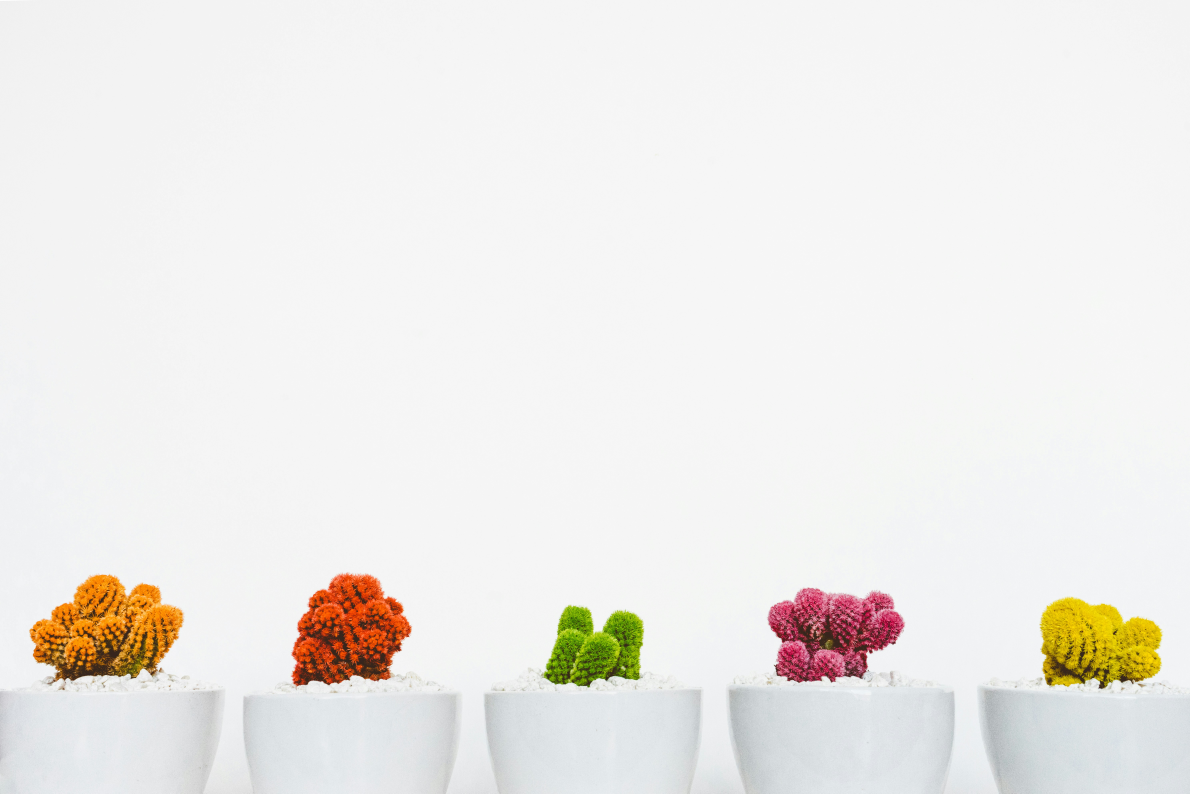
#> input picture ACT1/res/plants.jpg, 5950 x 3967 px (shown at 1/5 size)
$ jupyter execute --allow-errors HIG_T3_ACT1_Image_Segmentation.ipynb
#> lines starting #> are read from the running program, lines starting #| are printed output that depends on the picture
# HIG - Actividad 1 - Segmentación de imágenes
---

### Objetivo

- Realizar la segmentación de la imagen proporcionada en la carpeta de la actividad, de al menos dos de los cactus de diferentes colores (sólo la planta, no la maceta).

[cell 1]
from IPython import display
#> (the rest of this cell did not finish here and is left out)

- Ejemplo esperado para la planta verde:

#> (a cell that did not finish here is left out)

### Metodología

- Se puede utilizar como base el notebook visto en clase `HIG_3.3._Procesamiento_de_imágenes.ipynb`.
- No hay una solución única. Se puede realizar un análisis del método de segmentación que mejor funcione para esta imagen.
- Se recomienda hacer un pequeño análisis previo de la imagen.

### Entrega:
- Fichero .ipynb con el notebook, justificando adecuadamente cada paso seguido.
- Las entregas sólo serán validas si se realizan a través de la plataforma Studium.

### Fecha Entrega
- Convocatoria 1 - 26/01/2025, 00:00 AM CEST
- Convocatoria 2 - 30/01/2025, 00:00 AM CEST

[cell 3]
import cv2
import matplotlib.pyplot as plt
import numpy as np
import os

[cell 4]
# Paso 1: Leer la imagen
figuras_path = os.path.join("res", "plants.jpg")
img = cv2.imread(figuras_path)
#> img is the input picture: shape (3967, 5950, 3); mean B, G, R 232.3, 235.5, 237.8
img_rgb = cv2.cvtColor(img, cv2.COLOR_BGR2RGB)
plt.figure(figsize=(10, 20))
#> (this line was passed over: IPython is not available in this run)
plt.imshow(img_rgb, cmap='gray')
#> (this line was passed over: IPython is not available in this run)
plt.axis('off')
#> (this line was passed over: IPython is not available in this run)
plt.title('Imagen original')
#> (this line was passed over: IPython is not available in this run)
plt.show()

[cell 5]
# Paso 2: Convertir la imagen a espacio de color HSV
hsv_image = cv2.cvtColor(img, cv2.COLOR_BGR2HSV)
#> hsv_image: shape (3967, 5950, 3); mean H, S, V 29.6, 11.5, 239.3
H, S, V = cv2.split(hsv_image)
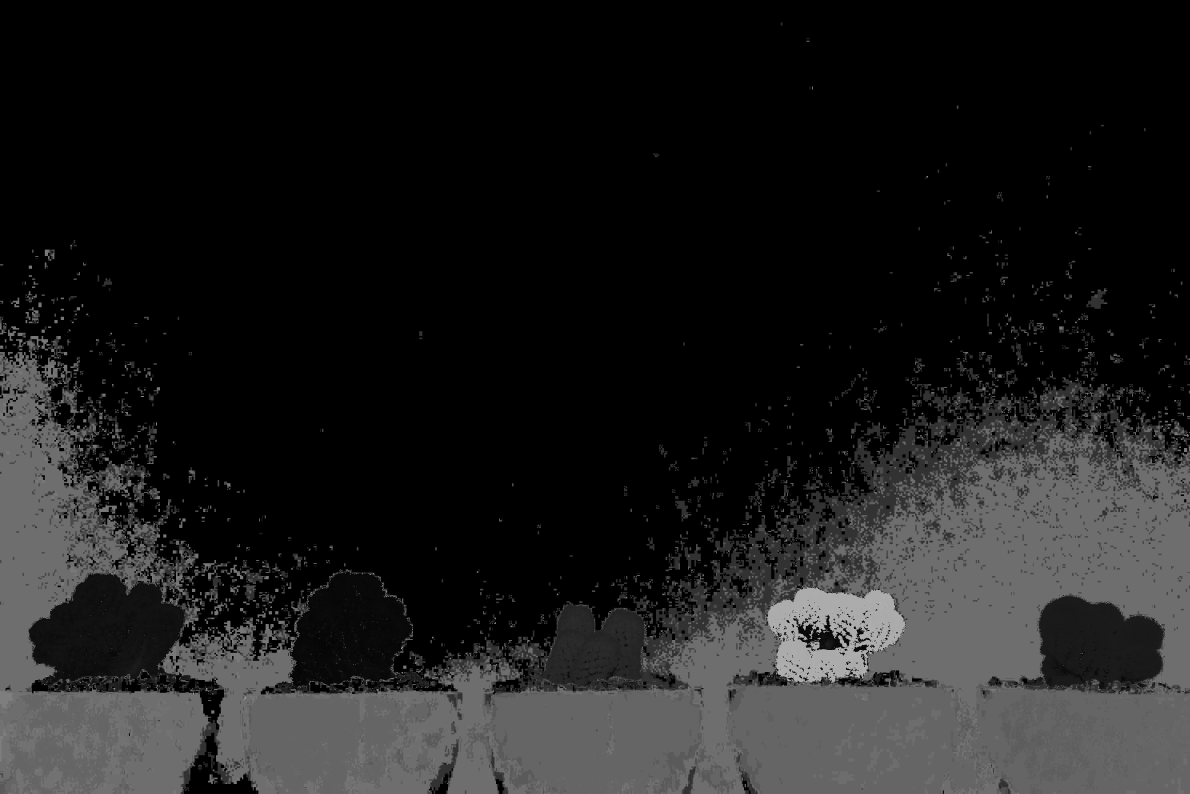
#> H: shape (3967, 5950) (shown at 1/5 size); min 0, max 179, mean 29.6
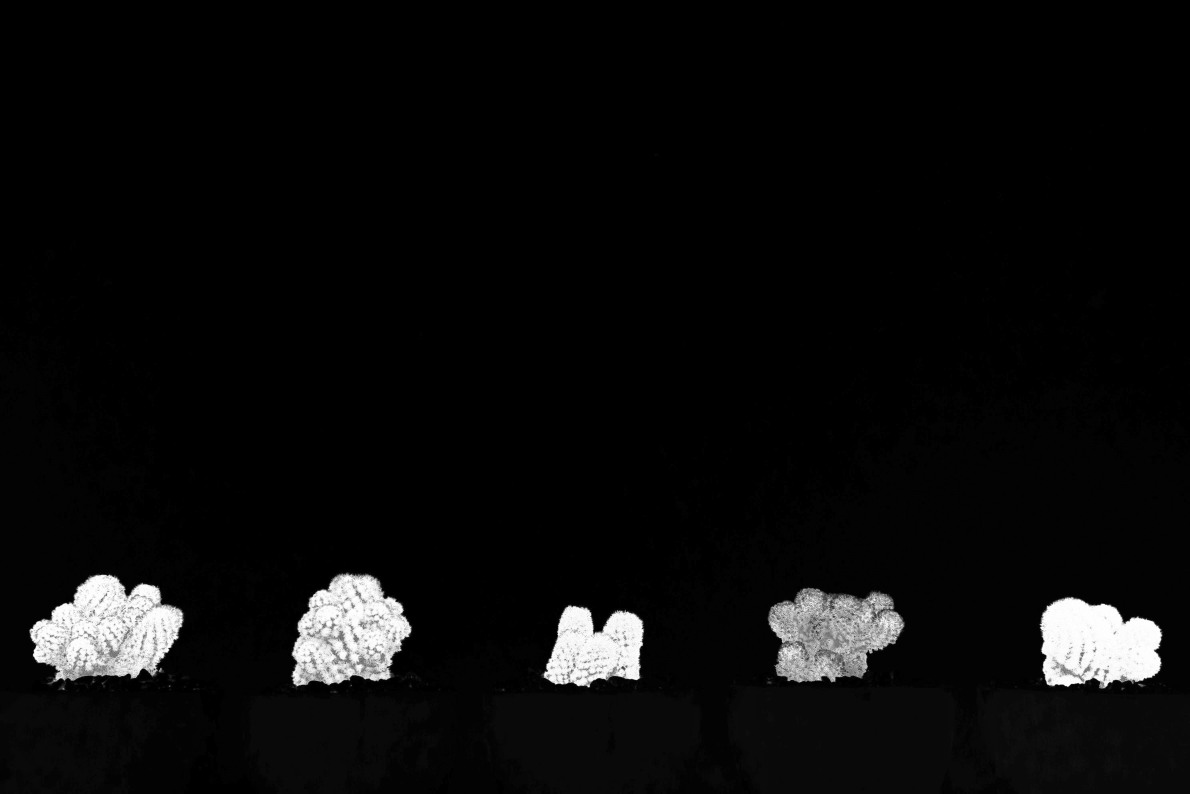
#> S: shape (3967, 5950) (shown at 1/5 size); min 0, max 255, mean 11.5
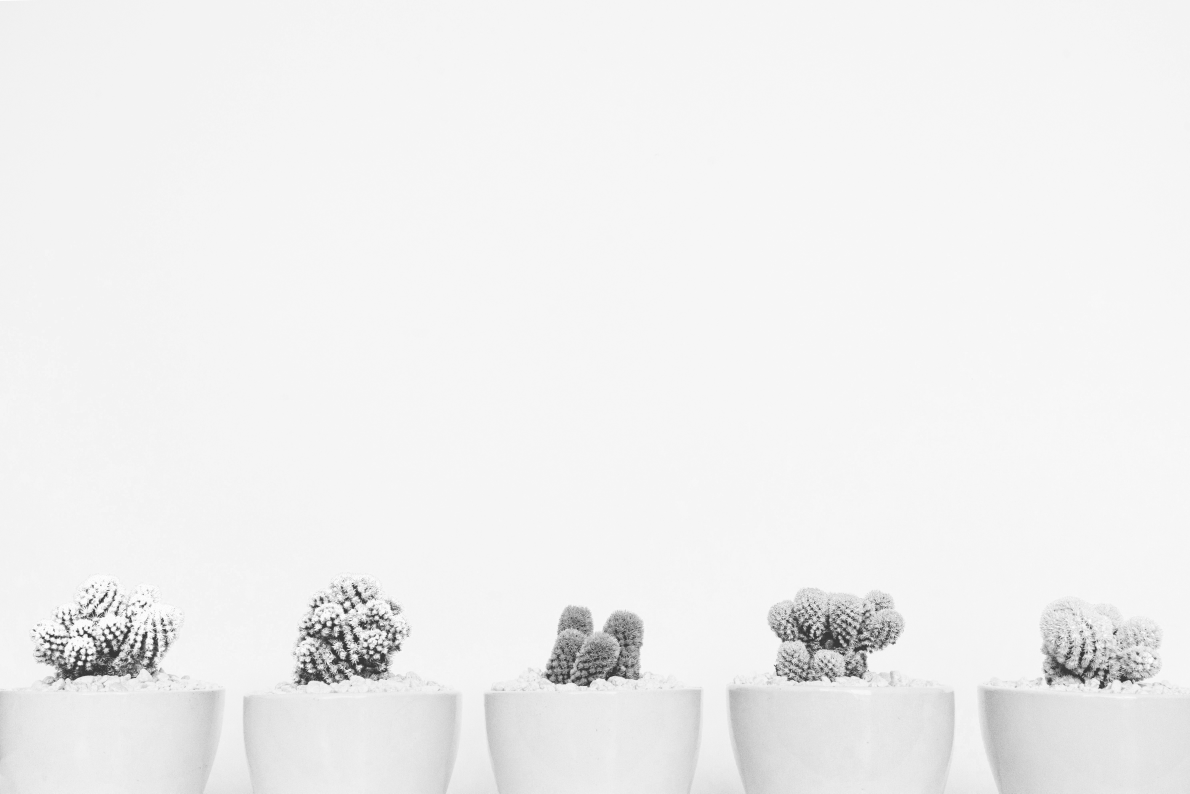
#> V: shape (3967, 5950) (shown at 1/5 size); min 34, max 255, mean 239.3

# Calcular el histograma del canal H, valores de 0 a 180
hist = cv2.calcHist([H], [0], None, [180], [0, 180])
#> hist = 180 values, max 15621052 at index 0, min 0 at index 78, mean 131131.4

# Mostrar el histograma
plt.figure(figsize=(10, 6))
#> (this line was passed over: IPython is not available in this run)
plt.plot(hist, color='orange', linewidth=2)
#> (this line was passed over: IPython is not available in this run)
plt.grid(alpha=0.5, linestyle='--')
#> (this line was passed over: IPython is not available in this run)
plt.title('Histograma del Canal H (Hue)', fontsize=16)
plt.xlabel('Valor de Hue', fontsize=14)
plt.ylabel('Frecuencia', fontsize=14)

# Configurar el formato de los valores del eje Y
plt.ticklabel_format(style='plain', axis='y')
plt.xticks(fontsize=12)
plt.yticks(fontsize=12)
plt.tight_layout()
plt.show()
